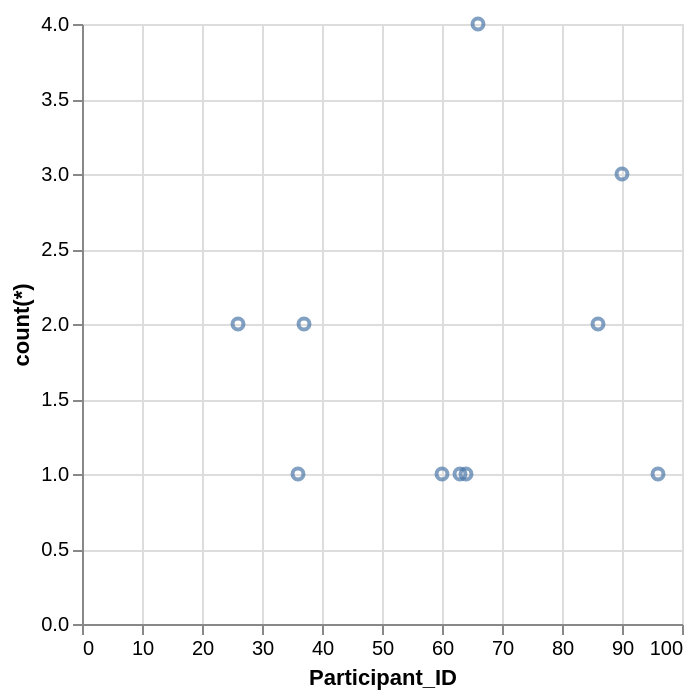

The specification (Vega-Lite) saved for this image:
### Vega-Lite specification from a JSON file in a GitHub repository (floating-point values rounded to 4 significant figures)
{"data": {"values": [{"x_data": 26, "y_data": 2}, {"x_data": 36, "y_data": 1}, {"x_data": 37, "y_data": 2}, {"x_data": 60, "y_data": 1}, {"x_data": 63, "y_data": 1}, {"x_data": 64, "y_data": 1}, {"x_data": 66, "y_data": 4}, {"x_data": 86, "y_data": 2}, {"x_data": 90, "y_data": 3}, {"x_data": 96, "y_data": 1}]}, "mark": "point", "encoding": {"x": {"field": "x_data", "type": "quantitative", "title": "Participant_ID"}, "y": {"field": "y_data", "type": "quantitative", "title": "count(*)"}}}
